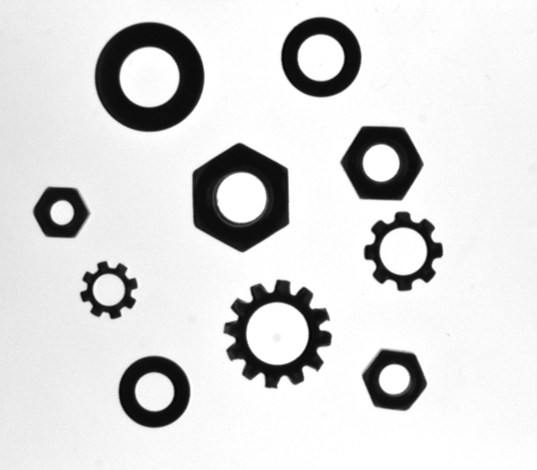
//> input picture resource/14/circle.png, 537 x 470 px
$ ./connectedComponents_example   (built with g++ and OpenCV 4)
//> lines starting //> are read from the running program, lines starting //| are printed output that depends on the picture; after the words box and inside, x2 and y2 are one past the last pixel; in counts of white or black regions, pixels touching at a corner belong together
#include <iostream>
#include <vector>
#include <opencv2/opencv.hpp>

#define RESOURCE_DIR "../resource/"

void connectedComponents_example()
{
    cv::Mat img = cv::imread(RESOURCE_DIR"/14/circle.png", cv::IMREAD_GRAYSCALE);
//> img is the input picture: 470 rows x 537 cols, CV_8UC1; min 7, max 255, mean 216.6
    if(img.empty())
    {
        std::cout << "img is empty" << std::endl;
        return;
    }
    cv::threshold(img, img, 128, 255, cv::THRESH_BINARY);
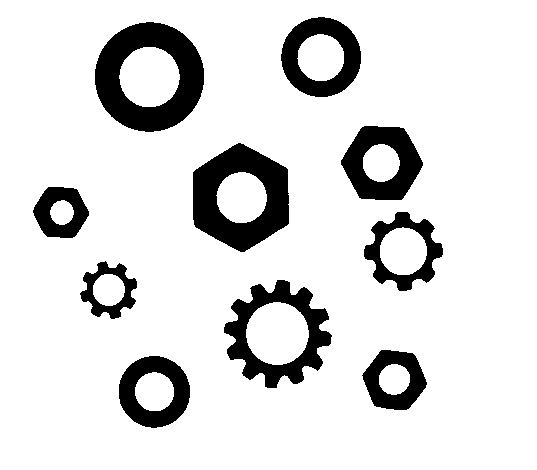
//> img: 470 rows x 537 cols, CV_8UC1; 86.6% white; 10 black regions, largest, box (x1, y1, x2, y2) and area: (95, 22, 204, 132) 6519, (193, 143, 289, 252) 5908, (224, 280, 332, 388) 4482
    cv::bitwise_not(img,img);
    cv::imshow("img", img);

    cv::Mat labels;
    cv::Mat stats;
    cv::Mat centroids;
    int nccomps = cv::connectedComponentsWithStats(img, labels, stats, centroids);
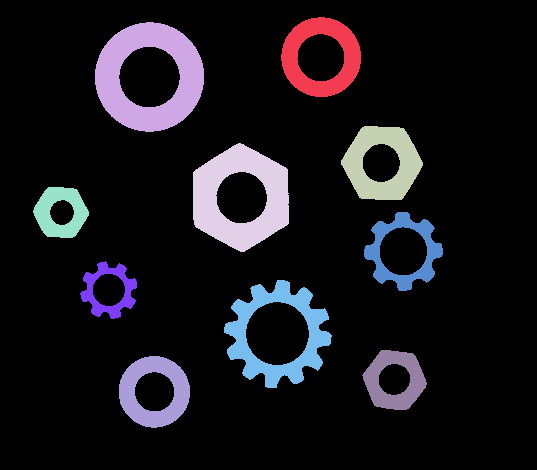
//> labels: 470 rows x 537 cols, CV_32SC1; 11 distinct labels, from 0 to 10; one colour per label, 0 black
//> stats = [[0, 0, 537, 470, 218495], [281, 17, 80, 80, 3276], [95, 22, 109, 110, 6519], [341, 126, 82, 74, 3485], [193, 143, 96, 109, 5908], [33, 187, 56, 51, 1710], [364, 212, 79, 79, 2260], [80, 261, 57, 58, 1321], [224, 280, 108, 108, 4482], [362, 350, 65, 60, 2122], [119, 356, 71, 72, 2812]]; centroids = [[270.9, 238.2], [320.8, 56.39], [149, 76.55], [381.9, 162.8], [240.1, 197.1], [60.1, 211.9], [403.2, 250.8], [108.6, 290.2], [277.4, 333.6], [394.3, 379.9], [153.8, 391.3]]; nccomps = 11
    std::cout << "Total Connected Components Detected: " << nccomps << std::endl;
//| Total Connected Components Detected: 11


    cv::Mat img_color = cv::Mat::zeros(img.size(), CV_8UC3);


    std::vector<cv::Vec3b> colors(nccomps +1);

    for (int i = 0; i < nccomps; i++)
    {
        colors[i] = cv::Vec3b(rand() % 256, rand() % 256, rand() % 256);
        if (stats.at<int>(i - 1, cv::CC_STAT_AREA) < 100)
        {
            colors[i] = cv::Vec3b(0, 0, 0); // small regions are painted with black too.
        }
    }
//> this loop made 11 passes
    colors[0] = cv::Vec3b(0,0,0); // background pixels remain black.
//> colors = 12 items: [0, 0, 0], [255, 81, 115], [41, 236, 74], [171, 186, 205], [227, 251, 242], [194, 124, 70], [27, 248, 84], [141, 231, 232], [46, 90, 118], [159, 51, 99], [102, 154, 201], [0, 0, 0]


    for (int y = 0; y < img_color.rows; y++)
    {
        for (int x = 0; x < img_color.cols; x++)
        {
            int label = labels.at<int>(y, x);
            CV_Assert(0 <= label && label <= nccomps);
            img_color.at<cv::Vec3b>(y, x) = colors[label];
        }
    }
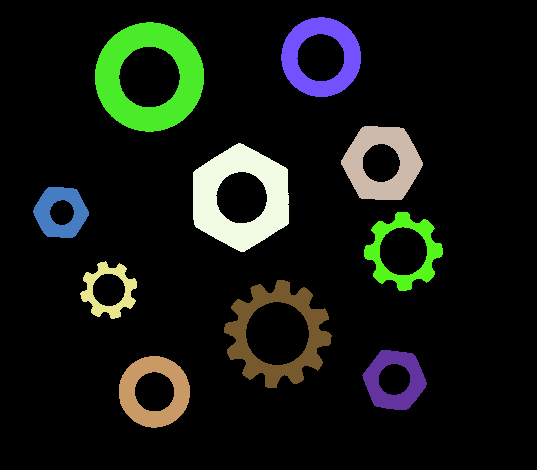
//> img_color: 470 rows x 537 cols, CV_8UC3; mean B, G, R 17.6, 23.6, 19.5


    for(int i = 0; i < nccomps; i++)
    {
        cv::rectangle(img_color,
                        cv::Rect(stats.at<int>(i, 0), stats.at<int>(i, 1), stats.at<int>(i, 2), stats.at<int>(i, 3)),
                        cv::Scalar(0, 0, 255)
                    );
    }
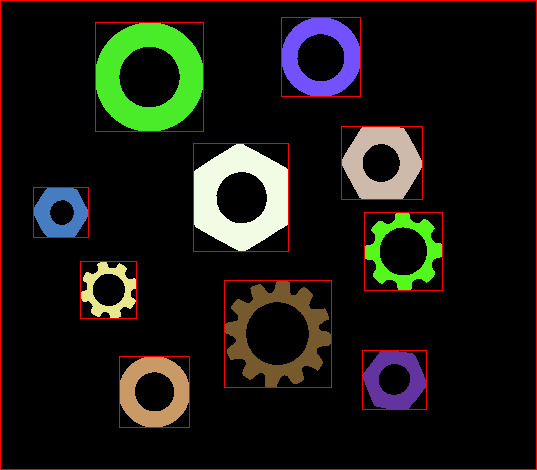
//> img_color: 470 rows x 537 cols, CV_8UC3; 2.05% of pixels changed, all inside (x1, y1, x2, y2) = (0, 0, 537, 470)


    for(int i = 0; i < nccomps; i++)
    {
        cv::circle(img_color, cv::Point(centroids.at<double>(i, 0), centroids.at<double>(i, 1)), 1, cv::Scalar(255, 255, 255));
    }
//> img_color: 470 rows x 537 cols, CV_8UC3; 44 pixels changed, all inside (x1, y1, x2, y2) = (59, 55, 405, 393)
    cv::imshow("Labeled map", img_color);

    cv::waitKey(0);
    cv::destroyAllWindows();
}

int main(int argc, char const *argv[])
{
    connectedComponents_example();
    return 0;
}

$ run again, with resource/14/rect.png copied over resource/14/circle.png
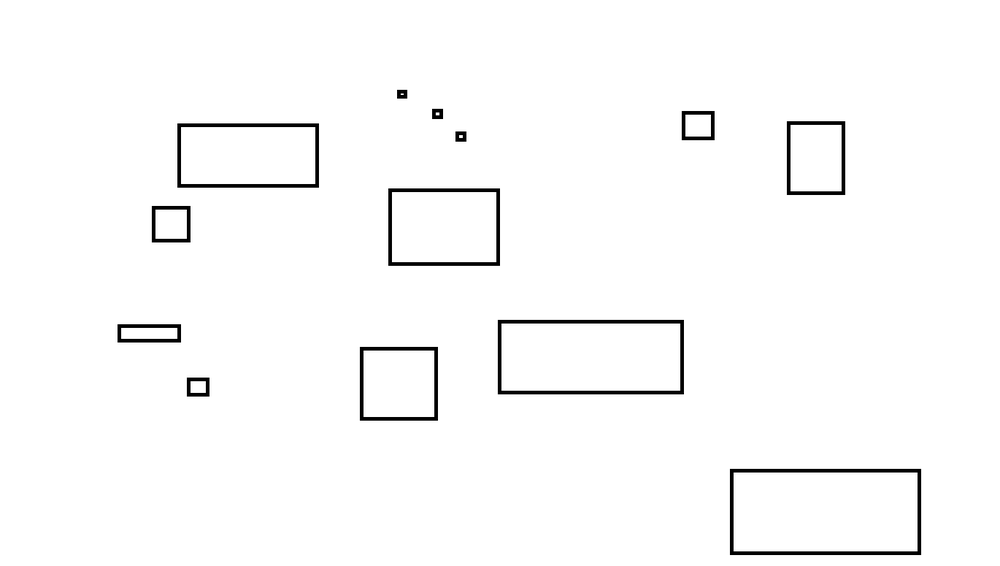
//> input picture resource/14/rect.png, 1000 x 566 px, shrunk from 1370 x 775 before the run
//> in connectedComponents_example, img is the input picture: 566 rows x 1000 cols, CV_8UC1; min 0, max 255, mean 250.2
//> in connectedComponents_example, `cv::threshold(img, img, 128, 255, cv::THRESH_BINARY);`:
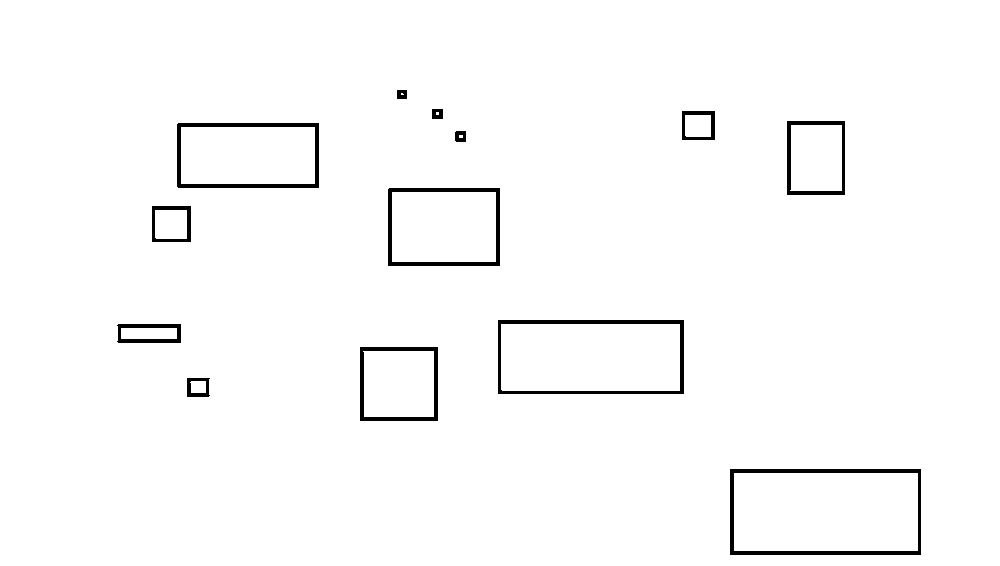
//> img: 566 rows x 1000 cols, CV_8UC1; 98.1% white; 13 black regions, largest, box (x1, y1, x2, y2) and area: (730, 469, 921, 555) 2074, (498, 320, 684, 394) 1772, (177, 123, 319, 188) 1590
//> labels: 566 rows x 1000 cols, CV_32SC1; 14 distinct labels, from 0 to 13
//> stats = 14 rows, first 6: [0, 0, 1000, 566, 555055], [397, 90, 10, 9, 85], [432, 109, 11, 10, 101], [682, 111, 33, 29, 386], [787, 121, 58, 74, 925], [177, 123, 142, 65, 1590]; centroids = 14 rows, first 8: [499.2, 282.1], [401.5, 94.02], [437, 113.5], [698.7, 124.3], [813.7, 157.5], [247.6, 155], [460, 136], [443.5, 226.5]; nccomps = 14
//| Total Connected Components Detected: 14
//> the loop in connectedComponents_example, `for (int i = 0; i < nccomps; i++)` made 14 passes
//> colors = 15 items, first 12: [0, 0, 0], [255, 81, 115], [0, 0, 0], [171, 186, 205], [227, 251, 242], [194, 124, 70], [27, 248, 84], [141, 231, 232], [46, 90, 118], [159, 51, 99], [102, 154, 201], [183, 13, 50]
//> the loop in connectedComponents_example, `for(int i = 0; i < nccomps; i++)` made 14 passes
//> after the loop in connectedComponents_example, `for(int i = 0; i < nccomps; i++)`:
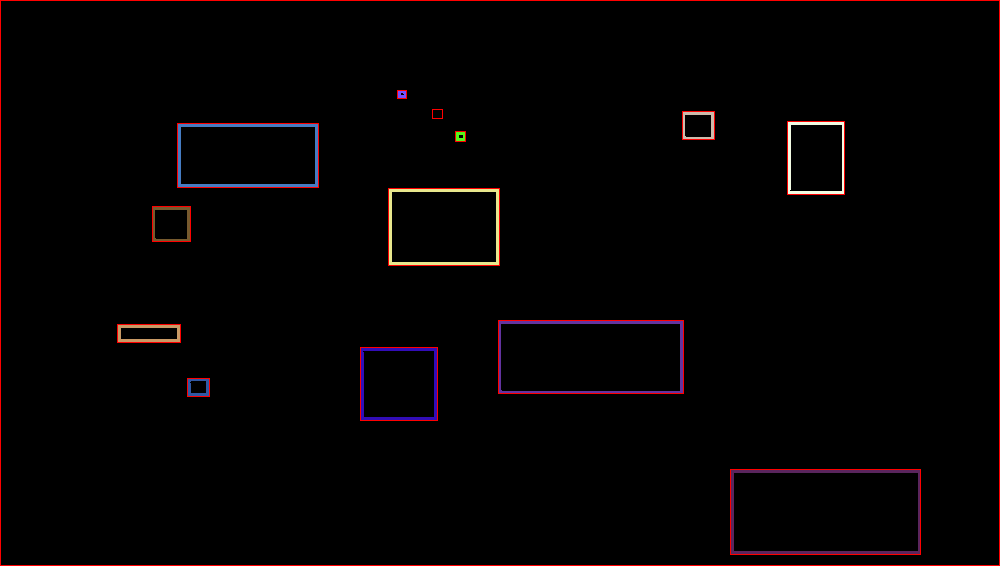
//> img_color: 566 rows x 1000 cols, CV_8UC3; mean B, G, R 2.1, 1.6, 4.5

$ run again, with resource/14/bricks.jpg saved as resource/14/circle.png
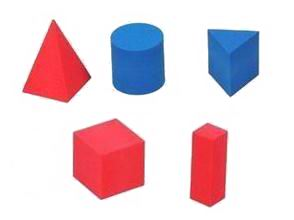
//> input picture resource/14/bricks.jpg, 294 x 220 px
//> in connectedComponents_example, `int nccomps = cv::connectedComponentsWithStats(img, labels, stats, cen..`:
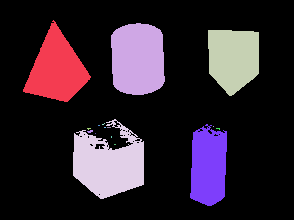
//> labels: 220 rows x 294 cols, CV_32SC1; 17 distinct labels, from 0 to 16; one colour per label, 0 black
//> stats = 17 rows, first 6: [0, 0, 294, 220, 49352], [23, 20, 68, 82, 2971], [111, 23, 54, 72, 3400], [208, 30, 51, 66, 2755], [73, 119, 71, 80, 3684], [102, 123, 3, 2, 3]; centroids = 17 rows, first 8: [147.5, 111.5], [56.29, 68.75], [137.4, 58.64], [233, 57.78], [108.2, 163.3], [103, 123.7], [98.5, 125], [208.2, 165.8]; nccomps = 17
//| Total Connected Components Detected: 17
//> the loop in connectedComponents_example, `for (int i = 0; i < nccomps; i++)` made 17 passes
//> colors = 18 items, first 12: [0, 0, 0], [255, 81, 115], [41, 236, 74], [171, 186, 205], [227, 251, 242], [194, 124, 70], [0, 0, 0], [0, 0, 0], [46, 90, 118], [0, 0, 0], [0, 0, 0], [0, 0, 0]
//> the loop in connectedComponents_example, `for(int i = 0; i < nccomps; i++)` made 17 passes
//> after the loop in connectedComponents_example, `for(int i = 0; i < nccomps; i++)`:
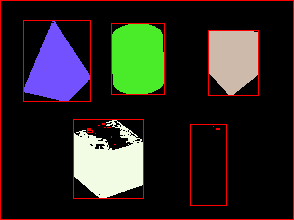
//> img_color: 220 rows x 294 cols, CV_8UC3; mean B, G, R 33.5, 37.7, 40.5

$ run again, with resource/14/moments1.jpg saved as resource/14/circle.png
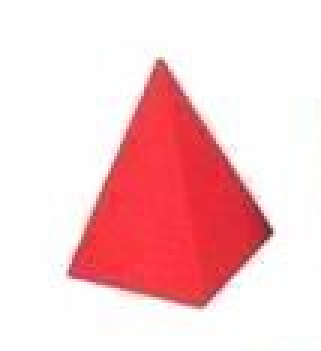
//> input picture resource/14/moments1.jpg, 107 x 117 px (shown 3 times larger)
//> in connectedComponents_example, `cv::threshold(img, img, 128, 255, cv::THRESH_BINARY);`:
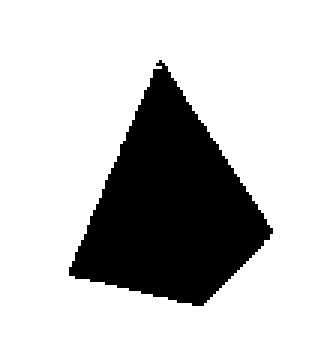
//> img: 117 rows x 107 cols, CV_8UC1 (shown 3 times larger); 76.3% white; 1 black region, box (x1, y1, x2, y2) and area: (23, 20, 91, 102) 2970
//> stats = [[0, 0, 107, 117, 9549], [23, 20, 68, 82, 2970]]; centroids = [[51.97, 54.66], [56.3, 68.75]]; nccomps = 2
//| Total Connected Components Detected: 2
//> the loop in connectedComponents_example, `for (int i = 0; i < nccomps; i++)` made 2 passes
//> colors = 3 items: [0, 0, 0], [255, 81, 115], [0, 0, 0]
//> the loop in connectedComponents_example, `for(int i = 0; i < nccomps; i++)` made 2 passes
//> after the loop in connectedComponents_example, `for(int i = 0; i < nccomps; i++)`:
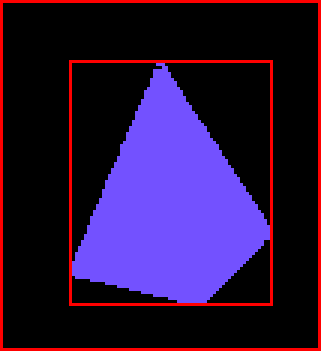
//> img_color: 117 rows x 107 cols, CV_8UC3 (shown 3 times larger); mean B, G, R 60.3, 19.2, 42.3
